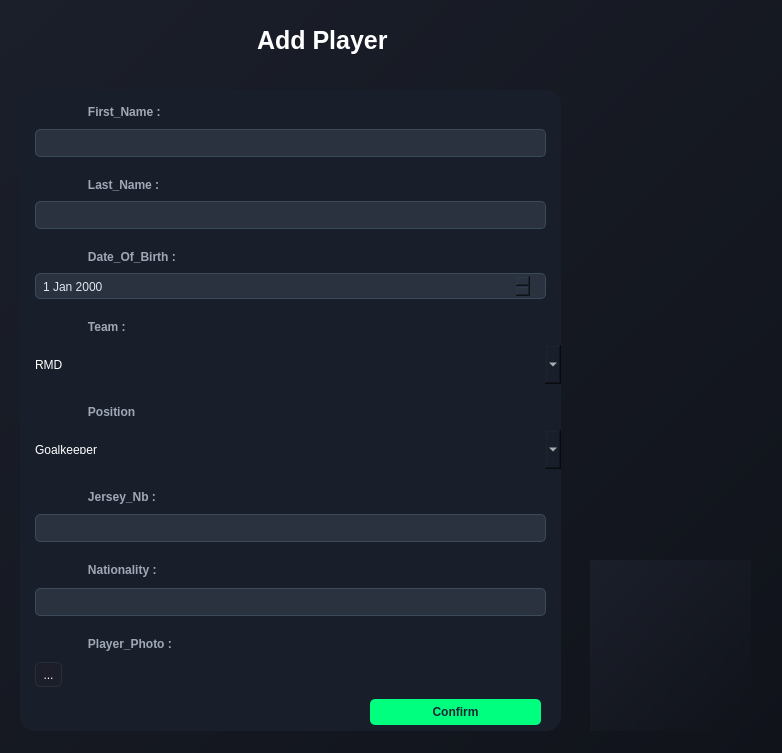
<?xml version="1.0" encoding="UTF-8"?>
<ui version="4.0">
 <class>addPlayer</class>
 <widget class="QWidget" name="addPlayer">
  <property name="geometry">
   <rect>
    <x>0</x>
    <y>0</y>
    <width>782</width>
    <height>753</height>
   </rect>
  </property>
  <property name="windowTitle">
   <string>Form</string>
  </property>
  <property name="styleSheet">
   <string notr="true">background: qlineargradient(x1:0, y1:0, x2:1, y2:1, stop:0 #1b1f2a, stop:1 #10131a);</string>
  </property>
  <widget class="QWidget" name="widget" native="true">
   <property name="geometry">
    <rect>
     <x>20</x>
     <y>90</y>
     <width>541</width>
     <height>641</height>
    </rect>
   </property>
   <property name="styleSheet">
    <string notr="true">background-color: rgb(25, 31, 42);
    color: #FFFFFF;
    font-family: 'Segoe UI', Arial, sans-serif;
    font-size: 12px;
    border-radius: 15px;
    padding: 15px;
    spacing: 2px;
</string>
   </property>
   <layout class="QGridLayout" name="gridLayout_4">
    <item row="4" column="0">
     <widget class="QLabel" name="label_15">
      <property name="styleSheet">
       <string notr="true">color: #A0A8B7;
font-weight: bold;
padding-bottom: 3px;background-color:transparent;</string>
      </property>
      <property name="text">
       <string>               Date_Of_Birth :</string>
      </property>
     </widget>
    </item>
    <item row="0" column="0">
     <widget class="QLabel" name="label_16">
      <property name="font">
       <font>
        <family>Segoe UI</family>
        <pointsize>-1</pointsize>
        <bold>true</bold>
       </font>
      </property>
      <property name="styleSheet">
       <string notr="true">color: #A0A8B7;
font-weight: bold;
padding-bottom: 4px;background-color:transparent;</string>
      </property>
      <property name="text">
       <string>               First_Name :</string>
      </property>
     </widget>
    </item>
    <item row="5" column="0">
     <widget class="QDateEdit" name="dateEdit">
      <property name="styleSheet">
       <string notr="true">background-color: #2A3240;
  border: 1px solid #3A4A5A;
    border-radius: 5px;
    padding: 5px;
    color: #E0E6ED;
    margin-left: 15px;
    margin-right: 15px;
padding-bottom: 3px;

</string>
      </property>
     </widget>
    </item>
    <item row="2" column="0">
     <widget class="QLabel" name="label_17">
      <property name="styleSheet">
       <string notr="true">color: #A0A8B7;
font-weight: bold;
padding-bottom: 3px;background-color:transparent;</string>
      </property>
      <property name="text">
       <string>               Last_Name :</string>
      </property>
     </widget>
    </item>
    <item row="11" column="0">
     <widget class="QLineEdit" name="lineEditJersey">
      <property name="styleSheet">
       <string notr="true">background-color: #2A3240; /* Darker blue-gray for input fields */
    border: 1px solid #3A4A5A; /* Subtle blue-gray border */
    border-radius: 5px;
    padding: 5px;
    color: #E0E6ED; /* Light gray text for readability */
    margin-left: 15px;
    margin-right: 15px;
</string>
      </property>
     </widget>
    </item>
    <item row="3" column="0">
     <widget class="QLineEdit" name="lineEditLastName">
      <property name="styleSheet">
       <string notr="true">background-color: #2A3240; /* Darker blue-gray for input fields */
    border: 1px solid #3A4A5A; /* Subtle blue-gray border */
    border-radius: 5px;
    padding: 5px;
    color: #E0E6ED; /* Light gray text for readability */
    margin-left: 15px;
    margin-right: 15px;
</string>
      </property>
     </widget>
    </item>
    <item row="13" column="0">
     <widget class="QLineEdit" name="lineEditNationality">
      <property name="styleSheet">
       <string notr="true">background-color: #2A3240; /* Darker blue-gray for input fields */
    border: 1px solid #3A4A5A; /* Subtle blue-gray border */
    border-radius: 5px;
    padding: 5px;
    color: #E0E6ED; /* Light gray text for readability */
    margin-left: 15px;
    margin-right: 15px;
</string>
      </property>
     </widget>
    </item>
    <item row="1" column="0">
     <widget class="QLineEdit" name="lineEditFirstName">
      <property name="styleSheet">
       <string notr="true">background-color: #2A3240; /* Darker blue-gray for input fields */
    border: 1px solid #3A4A5A; /* Subtle blue-gray border */
    border-radius: 5px;
    padding: 5px;
    color: #E0E6ED; /* Light gray text for readability */
    margin-left: 15px;
    margin-right: 15px;
</string>
      </property>
     </widget>
    </item>
    <item row="10" column="0">
     <widget class="QLabel" name="label_18">
      <property name="styleSheet">
       <string notr="true">color: #A0A8B7;
font-weight: bold;
padding-bottom: 4px;background-color:transparent;</string>
      </property>
      <property name="text">
       <string>               Jersey_Nb :</string>
      </property>
     </widget>
    </item>
    <item row="7" column="0">
     <widget class="QComboBox" name="comboBoxTeam">
      <property name="styleSheet">
       <string notr="true">background-color: #2A3240;
  border: 1px solid #3A4A5A;
    border-radius: 5px;
    padding: 5px;
    color: #E0E6ED;
    margin-left: 15px;
    margin-right: 15px;

Qcb::drop-down {
    border-left: 1px solid #3A4A5A;
    width: 20px;
}
Qcb:focus {
    border: 1px solid #00FF7F;
    background-color: #323A48;
}</string>
      </property>
      <item>
       <property name="text">
        <string>RMD</string>
       </property>
      </item>
     </widget>
    </item>
    <item row="15" column="0">
     <widget class="QToolButton" name="toolButtonImage">
      <property name="styleSheet">
       <string notr="true">background-color: #1C1F2A;
border: 1px solid #2A2D3A;
border-radius: 5px;
padding: 3px;
color: white;
margin-left: 15px;
margin-right:15px;
margin-bottom:6px;</string>
      </property>
      <property name="text">
       <string>...</string>
      </property>
     </widget>
    </item>
    <item row="8" column="0">
     <widget class="QLabel" name="label_19">
      <property name="styleSheet">
       <string notr="true">color: #A0A8B7;
font-weight: bold;
padding-bottom: 5px;background-color:transparent;</string>
      </property>
      <property name="text">
       <string>               Position</string>
      </property>
     </widget>
    </item>
    <item row="12" column="0">
     <widget class="QLabel" name="label_20">
      <property name="styleSheet">
       <string notr="true">color: #A0A8B7;
font-weight: bold;
padding-bottom: 5px;background-color:transparent;</string>
      </property>
      <property name="text">
       <string>               Nationality :</string>
      </property>
     </widget>
    </item>
    <item row="14" column="0">
     <widget class="QLabel" name="label_21">
      <property name="styleSheet">
       <string notr="true">color: #A0A8B7;
font-weight: bold;
padding-bottom: 5px;background-color:transparent;</string>
      </property>
      <property name="text">
       <string>               Player_Photo :</string>
      </property>
     </widget>
    </item>
    <item row="6" column="0">
     <widget class="QLabel" name="label_22">
      <property name="styleSheet">
       <string notr="true">color: #A0A8B7;
font-weight: bold;
padding-bottom: 5px;background-color:transparent;</string>
      </property>
      <property name="text">
       <string>               Team :</string>
      </property>
     </widget>
    </item>
    <item row="9" column="0">
     <widget class="QComboBox" name="comboBoxPosition">
      <property name="styleSheet">
       <string notr="true">background-color: #2A3240;
  border: 1px solid #3A4A5A;
    border-radius: 5px;
    padding: 5px;
    color: #E0E6ED;
    margin-left: 15px;
    margin-right: 15px;

Qcb::drop-down {
    border-left: 1px solid #3A4A5A;
    width: 20px;
}
Qcb:focus {
    border: 1px solid #00FF7F;
    background-color: #323A48;
}</string>
      </property>
      <item>
       <property name="text">
        <string>Goalkeeper</string>
       </property>
      </item>
     </widget>
    </item>
    <item row="16" column="0" rowspan="2">
     <widget class="QPushButton" name="addButton">
      <property name="styleSheet">
       <string notr="true">background-color: #00FF7F; /* Green to match the accent */
    color: #1A2633; /* Dark blue text for contrast */
    font-size: 12px;
    font-weight: bold;
    border-radius: 5px;
    padding: 6px 12px;
    margin-left: 350px;
    margin-right: 20px;
    margin-bottom: 5px;</string>
      </property>
      <property name="text">
       <string>Confirm</string>
      </property>
     </widget>
    </item>
   </layout>
  </widget>
  <widget class="QLabel" name="labelImage">
   <property name="geometry">
    <rect>
     <x>590</x>
     <y>560</y>
     <width>161</width>
     <height>171</height>
    </rect>
   </property>
   <property name="text">
    <string/>
   </property>
  </widget>
  <widget class="QLabel" name="label_4">
   <property name="geometry">
    <rect>
     <x>240</x>
     <y>20</y>
     <width>161</width>
     <height>41</height>
    </rect>
   </property>
   <property name="font">
    <font>
     <pointsize>-1</pointsize>
     <bold>true</bold>
    </font>
   </property>
   <property name="styleSheet">
    <string notr="true">/* Style for the Adjust Team title label */
QLabel#label_4 {
    background-color: transparent; /* Dark background matching the app */
    color: #FFFFFF; /* White text for contrast */
    font-size: 25px; /* Larger font for title emphasis */
    font-weight: bold; /* Bold for a strong title appearance */


    padding: 5px 10px; /* Padding for a balanced look */
}</string>
   </property>
   <property name="text">
    <string>Add Player</string>
   </property>
  </widget>
  <widget class="QLabel" name="label_28">
   <property name="geometry">
    <rect>
     <x>60</x>
     <y>110</y>
     <width>17</width>
     <height>17</height>
    </rect>
   </property>
   <property name="styleSheet">
    <string notr="true">color: #B0C0D0;background-color:transparent;</string>
   </property>
   <property name="text">
    <string/>
   </property>
   <property name="pixmap">
    <pixmap resource="../images.qrc">:/playerimg/user.png</pixmap>
   </property>
   <property name="scaledContents">
    <bool>true</bool>
   </property>
  </widget>
  <widget class="QLabel" name="label_29">
   <property name="geometry">
    <rect>
     <x>61</x>
     <y>185</y>
     <width>17</width>
     <height>17</height>
    </rect>
   </property>
   <property name="styleSheet">
    <string notr="true">color: #B0C0D0;background-color:transparent;</string>
   </property>
   <property name="text">
    <string/>
   </property>
   <property name="pixmap">
    <pixmap resource="../images.qrc">:/playerimg/user.png</pixmap>
   </property>
   <property name="scaledContents">
    <bool>true</bool>
   </property>
  </widget>
  <widget class="QLabel" name="label_30">
   <property name="geometry">
    <rect>
     <x>60</x>
     <y>260</y>
     <width>17</width>
     <height>17</height>
    </rect>
   </property>
   <property name="styleSheet">
    <string notr="true">color: #B0C0D0;background-color:transparent;</string>
   </property>
   <property name="text">
    <string/>
   </property>
   <property name="pixmap">
    <pixmap resource="../images.qrc">:/playerimg/StartDate.png</pixmap>
   </property>
   <property name="scaledContents">
    <bool>true</bool>
   </property>
  </widget>
  <widget class="QLabel" name="label_31">
   <property name="geometry">
    <rect>
     <x>60</x>
     <y>320</y>
     <width>21</width>
     <height>17</height>
    </rect>
   </property>
   <property name="styleSheet">
    <string notr="true">color: #B0C0D0;background-color:transparent;</string>
   </property>
   <property name="text">
    <string/>
   </property>
   <property name="pixmap">
    <pixmap resource="../images.qrc">:/playerimg/teamName.png</pixmap>
   </property>
   <property name="scaledContents">
    <bool>true</bool>
   </property>
  </widget>
  <widget class="QLabel" name="label_32">
   <property name="geometry">
    <rect>
     <x>60</x>
     <y>400</y>
     <width>21</width>
     <height>17</height>
    </rect>
   </property>
   <property name="styleSheet">
    <string notr="true">color: #B0C0D0;background-color:transparent;</string>
   </property>
   <property name="text">
    <string/>
   </property>
   <property name="pixmap">
    <pixmap resource="../images.qrc">:/playerimg/position.png</pixmap>
   </property>
   <property name="scaledContents">
    <bool>true</bool>
   </property>
  </widget>
  <widget class="QLabel" name="label_33">
   <property name="geometry">
    <rect>
     <x>60</x>
     <y>470</y>
     <width>16</width>
     <height>17</height>
    </rect>
   </property>
   <property name="styleSheet">
    <string notr="true">color: #B0C0D0;background-color:transparent;</string>
   </property>
   <property name="text">
    <string/>
   </property>
   <property name="pixmap">
    <pixmap resource="../images.qrc">:/playerimg/numbers.png</pixmap>
   </property>
   <property name="scaledContents">
    <bool>true</bool>
   </property>
  </widget>
  <widget class="QLabel" name="label_34">
   <property name="geometry">
    <rect>
     <x>60</x>
     <y>546</y>
     <width>21</width>
     <height>21</height>
    </rect>
   </property>
   <property name="styleSheet">
    <string notr="true">color: #B0C0D0;background-color:transparent;</string>
   </property>
   <property name="text">
    <string/>
   </property>
   <property name="pixmap">
    <pixmap resource="../images.qrc">:/playerimg/nationality.png</pixmap>
   </property>
   <property name="scaledContents">
    <bool>true</bool>
   </property>
  </widget>
  <widget class="QLabel" name="label_35">
   <property name="geometry">
    <rect>
     <x>57</x>
     <y>622</y>
     <width>21</width>
     <height>18</height>
    </rect>
   </property>
   <property name="styleSheet">
    <string notr="true">color: #B0C0D0;background-color:transparent;</string>
   </property>
   <property name="text">
    <string/>
   </property>
   <property name="pixmap">
    <pixmap resource="../images.qrc">:/playerimg/cam.png</pixmap>
   </property>
   <property name="scaledContents">
    <bool>true</bool>
   </property>
  </widget>
 </widget>
 <resources>
  <include location="../images.qrc"/>
 </resources>
 <connections/>
</ui>
